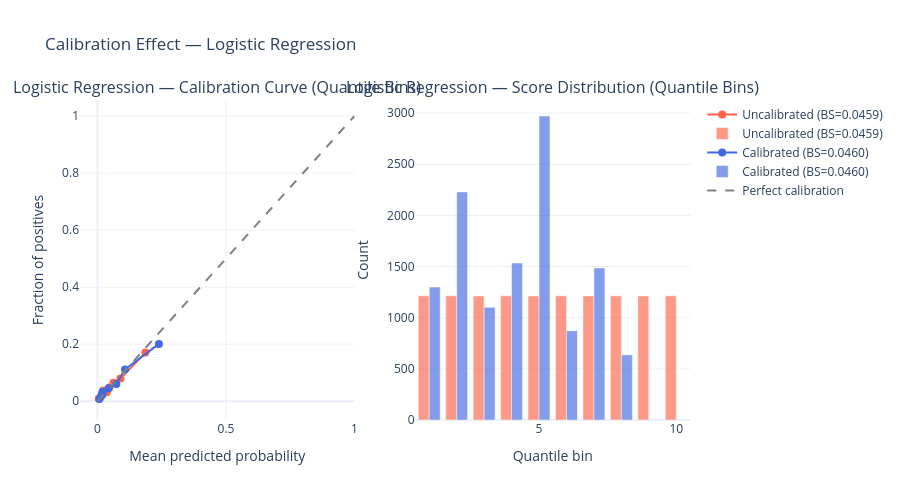

Notebook code for this chart:
### Code cell
fig2=evaluate_calibration_effect(best_lr, best_lr_cal, X_test_enc_df, y_test, model_name='Logistic Regression')

### Figure 1 — Plotly figure (JSON) as saved in the notebook; plotly's stock layout.template omitted (floating-point values rounded to 4 significant figures)
{"data": [{"customdata": [[1214, "[0.000, 0.008]"], [1214, "[0.008, 0.014]"], [1213, "[0.014, 0.019]"], [1214, "[0.019, 0.025]"], [1213, "[0.025, 0.032]"], [1214, "[0.032, 0.041]"], [1213, "[0.041, 0.053]"], [1214, "[0.053, 0.072]"], [1213, "[0.072, 0.112]"], [1214, "[0.112, 0.923]"]], "hovertemplate": "<b>Mean probability:</b> %{x:.3f}<br><b>Fraction positive:</b> %{y:.3f}<br><b>Count:</b> %{customdata[0]}<br><b>Probability interval:</b> %{customdata[1]}<extra></extra>", "line": {"color": "tomato"}, "marker": {"size": 8}, "mode": "lines+markers", "name": "Uncalibrated (BS=0.0459)", "type": "scatter", "x": [0.004946, 0.01106, 0.01647, 0.02208, 0.0283, 0.03616, 0.04656, 0.06224, 0.08948, 0.1867], "xaxis": "x", "y": [0.008237, 0.014, 0.02061, 0.03789, 0.03215, 0.0313, 0.04782, 0.06507, 0.07914, 0.1705], "yaxis": "y"}, {"customdata": [["[0.000, 0.008]"], ["[0.008, 0.014]"], ["[0.014, 0.019]"], ["[0.019, 0.025]"], ["[0.025, 0.032]"], ["[0.032, 0.041]"], ["[0.041, 0.053]"], ["[0.053, 0.072]"], ["[0.072, 0.112]"], ["[0.112, 0.923]"]], "hovertemplate": "<b>Quantile bin:</b> %{x}<br><b>Count:</b> %{y}<br><b>Probability interval:</b> %{customdata[0]}<extra></extra>", "marker": {"color": "tomato"}, "name": "Uncalibrated (BS=0.0459)", "opacity": 0.65, "type": "bar", "x": [1, 2, 3, 4, 5, 6, 7, 8, 9, 10], "xaxis": "x2", "y": [1214, 1214, 1213, 1214, 1213, 1214, 1213, 1214, 1213, 1214], "yaxis": "y2"}, {"customdata": [[1300, "[0.000, 0.008]"], [2230, "[0.012, 0.018]"], [1102, "[0.019, 0.019]"], [1535, "[0.020, 0.020]"], [2972, "[0.025, 0.048]"], [873, "[0.049, 0.073]"], [1487, "[0.077, 0.120]"], [637, "[0.130, 0.727]"]], "hovertemplate": "<b>Mean probability:</b> %{x:.3f}<br><b>Fraction positive:</b> %{y:.3f}<br><b>Count:</b> %{customdata[0]}<br><b>Probability interval:</b> %{customdata[1]}<extra></extra>", "line": {"color": "royalblue"}, "marker": {"size": 8}, "mode": "lines+markers", "name": "Calibrated (BS=0.0460)", "type": "scatter", "x": [0.007369, 0.01652, 0.01927, 0.0197, 0.04364, 0.07342, 0.1071, 0.2391], "xaxis": "x", "y": [0.007692, 0.02018, 0.02722, 0.03192, 0.04542, 0.06071, 0.111, 0.2009], "yaxis": "y"}, {"customdata": [["[0.000, 0.008]"], ["[0.012, 0.018]"], ["[0.019, 0.019]"], ["[0.020, 0.020]"], ["[0.025, 0.048]"], ["[0.049, 0.073]"], ["[0.077, 0.120]"], ["[0.130, 0.727]"]], "hovertemplate": "<b>Quantile bin:</b> %{x}<br><b>Count:</b> %{y}<br><b>Probability interval:</b> %{customdata[0]}<extra></extra>", "marker": {"color": "royalblue"}, "name": "Calibrated (BS=0.0460)", "opacity": 0.65, "type": "bar", "x": [1, 2, 3, 4, 5, 6, 7, 8], "xaxis": "x2", "y": [1300, 2230, 1102, 1535, 2972, 873, 1487, 637], "yaxis": "y2"}, {"line": {"color": "gray", "dash": "dash"}, "mode": "lines", "name": "Perfect calibration", "type": "scatter", "x": [0, 1], "xaxis": "x", "y": [0, 1], "yaxis": "y"}], "layout": {"annotations": [{"font": {"size": 16}, "showarrow": false, "text": "Logistic Regression — Calibration Curve (Quantile Bins)", "x": 0.225, "xanchor": "center", "xref": "paper", "y": 1, "yanchor": "bottom", "yref": "paper"}, {"font": {"size": 16}, "showarrow": false, "text": "Logistic Regression — Score Distribution (Quantile Bins)", "x": 0.775, "xanchor": "center", "xref": "paper", "y": 1, "yanchor": "bottom", "yref": "paper"}], "barmode": "group", "height": 500, "title": {"text": "Calibration Effect — Logistic Regression"}, "xaxis": {"anchor": "y", "domain": [0, 0.45], "title": {"text": "Mean predicted probability"}}, "xaxis2": {"anchor": "y2", "domain": [0.55, 1], "title": {"text": "Quantile bin"}}, "yaxis": {"anchor": "x", "domain": [0, 1], "title": {"text": "Fraction of positives"}}, "yaxis2": {"anchor": "x2", "domain": [0, 1], "title": {"text": "Count"}}}}
